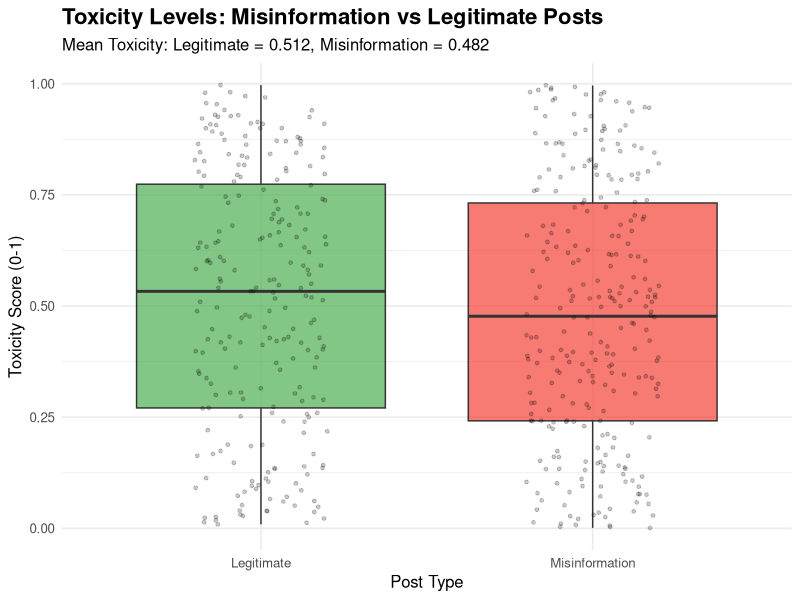
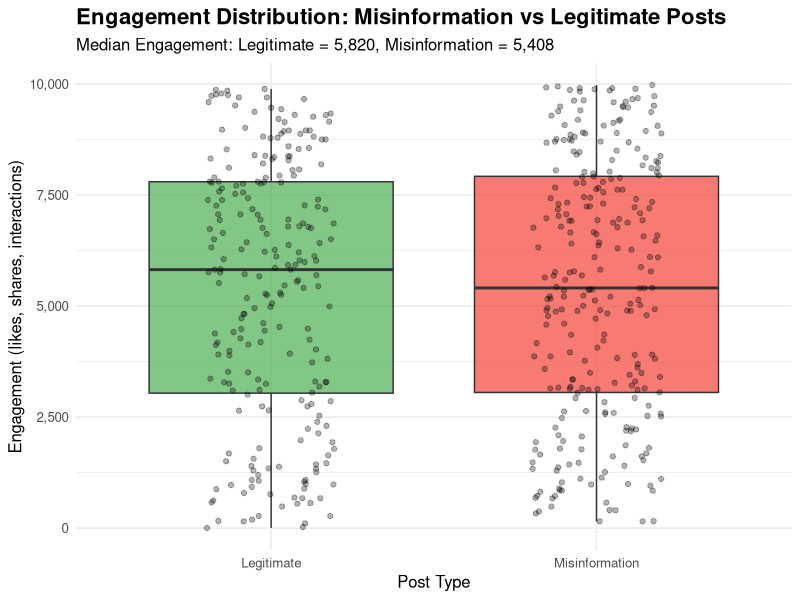
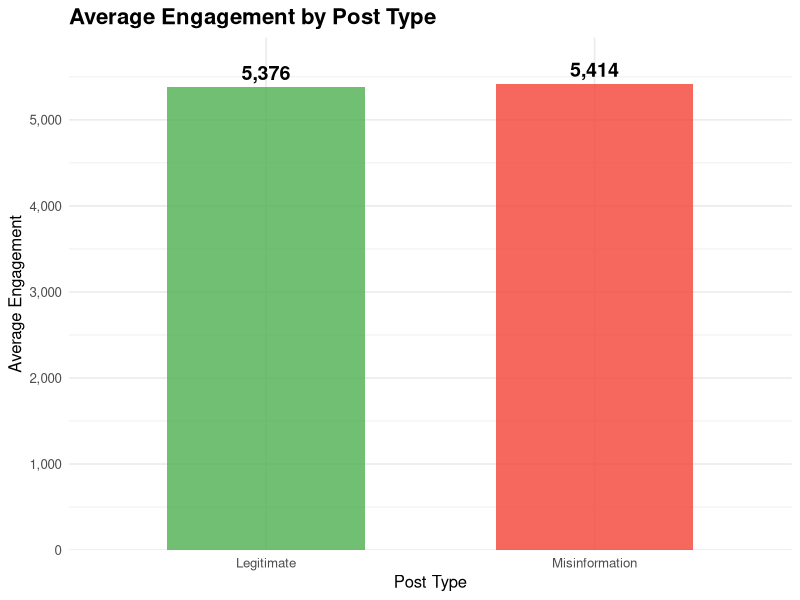
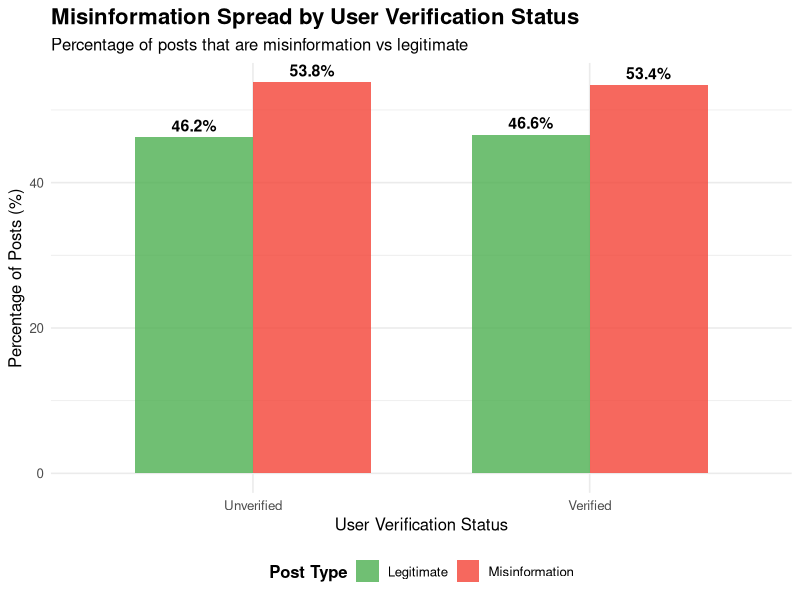
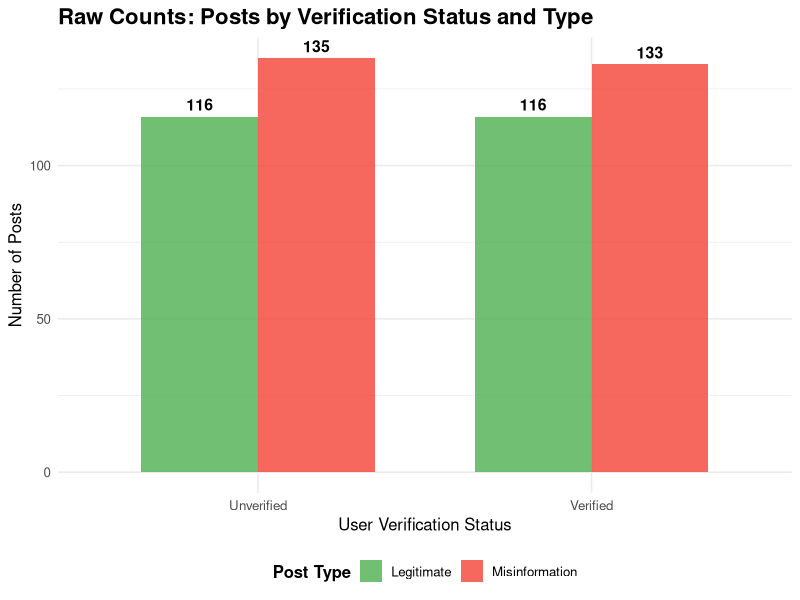
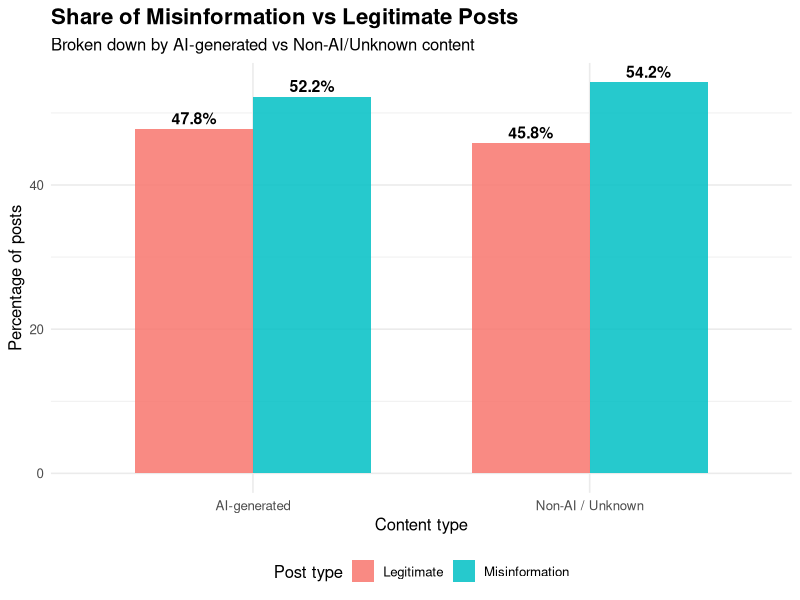
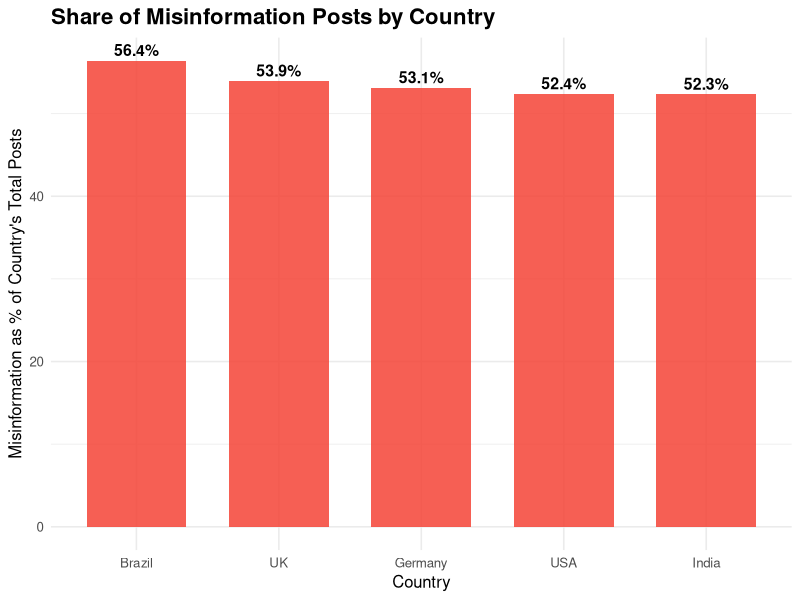
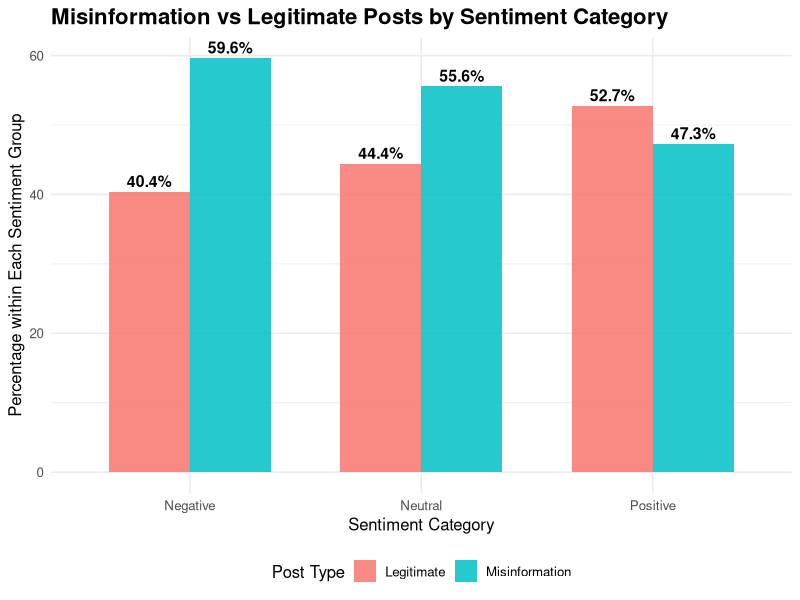

R code for these plots, in order:
## ---- chunk 1
knitr::opts_chunk$set(echo = TRUE, warning = FALSE, message = FALSE, fig.width = 10, fig.height = 6)
## ---- chunk 2
library(ggplot2)
library(dplyr)
library(knitr)

# Load the dataset
df <- read.csv('generative_ai_misinformation_dataset.csv')

# Convert is_misinformation to factor for better labeling
df$is_misinformation <- factor(df$is_misinformation, 
                                levels = c(0, 1), 
                                labels = c("Legitimate", "Misinformation"))

cat("Dataset loaded successfully!")
cat("\nTotal posts:", nrow(df))
cat("\nLegitimate:", sum(df$is_misinformation == "Legitimate"))
cat("\nMisinformation:", sum(df$is_misinformation == "Misinformation"))
## ---- chunk 3
# Calculate summary statistics for toxicity by type
toxicity_summary <- df %>%
  group_by(is_misinformation) %>%
  summarise(
    Mean = mean(toxicity_score),
    Median = median(toxicity_score),
    SD = sd(toxicity_score),
    Min = min(toxicity_score),
    Max = max(toxicity_score),
    Count = n()
  )

kable(toxicity_summary, digits = 3, caption = "Toxicity Score Statistics by Post Type")
## ---- chunk 4
# Perform t-test
t_test_toxicity <- t.test(toxicity_score ~ is_misinformation, data = df)

# Display results
cat("Independent Samples T-Test\n")
cat("==========================\n")
cat("T-statistic:", round(t_test_toxicity$statistic, 4), "\n")
cat("P-value:", format.pval(t_test_toxicity$p.value, digits = 4), "\n")
cat("95% Confidence Interval:", round(t_test_toxicity$conf.int[1], 4), 
    "to", round(t_test_toxicity$conf.int[2], 4), "\n")
cat("\nMean difference (Legitimate - Misinformation):", 
    round(diff(t_test_toxicity$estimate), 4), "\n")

if (t_test_toxicity$p.value < 0.05) {
  cat("\n✓ Result: There IS a statistically significant difference in toxicity (p < 0.05)\n")
} else {
  cat("\n✗ Result: There is NO statistically significant difference in toxicity (p >= 0.05)\n")
}
## ---- chunk 5
# Create boxplot
p1 <- ggplot(df, aes(x = is_misinformation, y = toxicity_score, 
                     fill = is_misinformation)) +
  geom_boxplot(alpha = 0.7, outlier.shape = 1) +
  geom_jitter(alpha = 0.2, width = 0.2, size = 1) +
  scale_fill_manual(values = c("Legitimate" = "#4CAF50", 
                                "Misinformation" = "#F44336")) +
  labs(title = "Toxicity Levels: Misinformation vs Legitimate Posts",
       subtitle = paste0("Mean Toxicity: Legitimate = ", 
                        round(toxicity_summary$Mean[1], 3),
                        ", Misinformation = ", 
                        round(toxicity_summary$Mean[2], 3)),
       x = "Post Type",
       y = "Toxicity Score (0-1)") +
  theme_minimal(base_size = 12) +
  theme(legend.position = "none",
        plot.title = element_text(face = "bold", size = 16),
        plot.subtitle = element_text(size = 12))

print(p1)
## ---- chunk 6
# Calculate engagement statistics
engagement_summary <- df %>%
  group_by(is_misinformation) %>%
  summarise(
    Mean = mean(engagement),
    Median = median(engagement),
    SD = sd(engagement),
    Min = min(engagement),
    Max = max(engagement),
    Q1 = quantile(engagement, 0.25),
    Q3 = quantile(engagement, 0.75),
    Count = n()
  )

kable(engagement_summary, digits = 1, caption = "Engagement Statistics by Post Type", 
      format.args = list(big.mark = ","))
## ---- chunk 7
# Perform Wilcoxon test (better for skewed distributions)
wilcox_test_engagement <- wilcox.test(engagement ~ is_misinformation, data = df)

# Also perform t-test for completeness
t_test_engagement <- t.test(engagement ~ is_misinformation, data = df)

cat("Wilcoxon Rank Sum Test (Non-parametric)\n")
cat("========================================\n")
cat("W-statistic:", wilcox_test_engagement$statistic, "\n")
cat("P-value:", format.pval(wilcox_test_engagement$p.value, digits = 4), "\n")

cat("\n\nIndependent Samples T-Test (Parametric)\n")
cat("========================================\n")
cat("T-statistic:", round(t_test_engagement$statistic, 4), "\n")
cat("P-value:", format.pval(t_test_engagement$p.value, digits = 4), "\n")

if (wilcox_test_engagement$p.value < 0.05) {
  cat("\n✓ Result: There IS a statistically significant difference in engagement (p < 0.05)\n")
} else {
  cat("\n✗ Result: There is NO statistically significant difference in engagement (p >= 0.05)\n")
}
## ---- chunk 8
# Boxplot with jittered points
p2 <- ggplot(df, aes(x = is_misinformation, y = engagement, 
                     fill = is_misinformation)) +
  geom_boxplot(alpha = 0.7, outlier.shape = NA) +
  geom_jitter(alpha = 0.3, width = 0.2, size = 1.5) +
  scale_fill_manual(values = c("Legitimate" = "#4CAF50", 
                                "Misinformation" = "#F44336")) +
  scale_y_continuous(labels = scales::comma) +
  labs(title = "Engagement Distribution: Misinformation vs Legitimate Posts",
       subtitle = paste0("Median Engagement: Legitimate = ", 
                        scales::comma(round(engagement_summary$Median[1], 0)),
                        ", Misinformation = ", 
                        scales::comma(round(engagement_summary$Median[2], 0))),
       x = "Post Type",
       y = "Engagement (likes, shares, interactions)") +
  theme_minimal(base_size = 12) +
  theme(legend.position = "none",
        plot.title = element_text(face = "bold", size = 16),
        plot.subtitle = element_text(size = 12))

print(p2)
## ---- chunk 9
# Bar chart comparing means
engagement_means <- df %>%
  group_by(is_misinformation) %>%
  summarise(Mean_Engagement = mean(engagement))

p2b <- ggplot(engagement_means, aes(x = is_misinformation, y = Mean_Engagement, 
                                    fill = is_misinformation)) +
  geom_bar(stat = "identity", alpha = 0.8, width = 0.6) +
  geom_text(aes(label = scales::comma(round(Mean_Engagement, 0))), 
            vjust = -0.5, fontface = "bold", size = 5) +
  scale_fill_manual(values = c("Legitimate" = "#4CAF50", 
                                "Misinformation" = "#F44336")) +
  scale_y_continuous(labels = scales::comma, expand = expansion(mult = c(0, 0.1))) +
  labs(title = "Average Engagement by Post Type",
       x = "Post Type",
       y = "Average Engagement") +
  theme_minimal(base_size = 12) +
  theme(legend.position = "none",
        plot.title = element_text(face = "bold", size = 16))

print(p2b)
## ---- chunk 10
# Create contingency table
verification_table <- table(df$author_verified, df$is_misinformation)
rownames(verification_table) <- c("Unverified (0)", "Verified (1)")

kable(verification_table, caption = "Posts by Verification Status and Type")
## ---- chunk 11
# Calculate proportions
verification_props <- df %>%
  group_by(author_verified, is_misinformation) %>%
  summarise(Count = n(), .groups = 'drop') %>%
  group_by(author_verified) %>%
  mutate(Total = sum(Count),
         Percentage = (Count / Total) * 100)

# Extract misinformation rates
misinfo_rates <- verification_props %>%
  filter(is_misinformation == "Misinformation") %>%
  mutate(Verified_Status = ifelse(author_verified == 1, "Verified", "Unverified")) %>%
  select(Verified_Status, Count, Total, Percentage)

kable(misinfo_rates, digits = 1, caption = "Misinformation Rate by Verification Status")
## ---- chunk 12
# Chi-square test
chi_test <- chisq.test(verification_table)

cat("Chi-Square Test of Independence\n")
cat("================================\n")
cat("Chi-square statistic:", round(chi_test$statistic, 4), "\n")
cat("Degrees of freedom:", chi_test$parameter, "\n")
cat("P-value:", format.pval(chi_test$p.value, digits = 4), "\n")

# Calculate effect size (Cramér's V)
cramers_v <- sqrt(chi_test$statistic / (nrow(df) * (min(dim(verification_table)) - 1)))
cat("Effect size (Cramér's V):", round(cramers_v, 4), "\n")

if (chi_test$p.value < 0.05) {
  cat("\n✓ Result: There IS a statistically significant association between\n")
  cat("  verification status and misinformation spread (p < 0.05)\n")
} else {
  cat("\n✗ Result: There is NO statistically significant association between\n")
  cat("  verification status and misinformation spread (p >= 0.05)\n")
}
## ---- chunk 13
# Prepare data for visualization
verification_viz <- df %>%
  mutate(Verified = factor(author_verified, 
                           levels = c(0, 1), 
                           labels = c("Unverified", "Verified"))) %>%
  group_by(Verified, is_misinformation) %>%
  summarise(Count = n(), .groups = 'drop') %>%
  group_by(Verified) %>%
  mutate(Percentage = (Count / sum(Count)) * 100)

# Percentage bar chart
p3 <- ggplot(verification_viz, aes(x = Verified, y = Percentage, 
                                   fill = is_misinformation)) +
  geom_bar(stat = "identity", position = "dodge", alpha = 0.8, width = 0.7) +
  geom_text(aes(label = paste0(round(Percentage, 1), "%")), 
            position = position_dodge(width = 0.7), 
            vjust = -0.5, fontface = "bold", size = 4) +
  scale_fill_manual(values = c("Legitimate" = "#4CAF50", 
                                "Misinformation" = "#F44336")) +
  labs(title = "Misinformation Spread by User Verification Status",
       subtitle = "Percentage of posts that are misinformation vs legitimate",
       x = "User Verification Status",
       y = "Percentage of Posts (%)",
       fill = "Post Type") +
  theme_minimal(base_size = 12) +
  theme(plot.title = element_text(face = "bold", size = 16),
        plot.subtitle = element_text(size = 12),
        legend.position = "bottom",
        legend.title = element_text(face = "bold"))

print(p3)
## ---- chunk 14
# Raw counts bar chart
p3b <- ggplot(verification_viz, aes(x = Verified, y = Count, 
                                    fill = is_misinformation)) +
  geom_bar(stat = "identity", position = "dodge", alpha = 0.8, width = 0.7) +
  geom_text(aes(label = Count), 
            position = position_dodge(width = 0.7), 
            vjust = -0.5, fontface = "bold", size = 4) +
  scale_fill_manual(values = c("Legitimate" = "#4CAF50", 
                                "Misinformation" = "#F44336")) +
  labs(title = "Raw Counts: Posts by Verification Status and Type",
       x = "User Verification Status",
       y = "Number of Posts",
       fill = "Post Type") +
  theme_minimal(base_size = 12) +
  theme(plot.title = element_text(face = "bold", size = 16),
        legend.position = "bottom",
        legend.title = element_text(face = "bold"))

print(p3b)
## ---- chunk 15
verified_misinfo_rate <- misinfo_rates$Percentage[misinfo_rates$Verified_Status == "Verified"]
unverified_misinfo_rate <- misinfo_rates$Percentage[misinfo_rates$Verified_Status == "Unverified"]
## ---- chunk 16
# Create summary table
summary_df <- data.frame(
  Question = c("Q5: Toxicity", "Q7: Engagement", "Q9: Verification"),
  Finding = c(
    paste0("Misinformation has ", 
           ifelse(toxicity_summary$Mean[2] > toxicity_summary$Mean[1], "higher", "lower"),
           " toxicity (", round(toxicity_summary$Mean[2], 3), " vs ", 
           round(toxicity_summary$Mean[1], 3), ")"),
    paste0("Misinformation has ", 
           ifelse(engagement_summary$Median[2] > engagement_summary$Median[1], "higher", "lower"),
           " engagement (median: ", scales::comma(round(engagement_summary$Median[2], 0)), 
           " vs ", scales::comma(round(engagement_summary$Median[1], 0)), ")"),
    paste0("Verified users: ", round(verified_misinfo_rate, 1), 
           "% misinfo, Unverified: ", round(unverified_misinfo_rate, 1), "% misinfo")
  ),
  Statistically_Significant = c(
    ifelse(t_test_toxicity$p.value < 0.05, "Yes", "No"),
    ifelse(wilcox_test_engagement$p.value < 0.05, "Yes", "No"),
    ifelse(chi_test$p.value < 0.05, "Yes", "No")
  ),
  P_Value = c(
    round(t_test_toxicity$p.value, 4),
    round(wilcox_test_engagement$p.value, 4),
    round(chi_test$p.value, 4)
  )
)

kable(summary_df, caption = "Summary of Research Questions 5, 7, and 9")
## ---- chunk 17
# Create a simpler AI vs non-AI flag

df <- df %>%
mutate(ai_generated = ifelse(model_signature == "GPT-like",
"AI-generated",
"Non-AI / Unknown"))

df$ai_generated <- factor(df$ai_generated,
levels = c("AI-generated", "Non-AI / Unknown"))
## ---- chunk 18

# Contingency table of AI status by misinformation

ai_table <- table(df$ai_generated, df$is_misinformation)

kable(ai_table,
caption = "Posts by AI-generation status and misinformation label")

## ---- chunk 19
# Misinformation vs legitimate percentages within each AI group

ai_props <- df %>%
group_by(ai_generated, is_misinformation) %>%
summarise(Count = n(), .groups = "drop") %>%
group_by(ai_generated) %>%
mutate(Total = sum(Count),
Percentage = 100 * Count / Total)

kable(ai_props,
digits = 1,
caption = "Percentage of misinformation vs legitimate posts by AI status")

## ---- chunk 20
# Chi-square test of independence

chi_ai <- chisq.test(ai_table)

cat("Chi-Square Test of Independence (AI-generated x Misinformation)\n")
cat("================================================================\n")
cat("Chi-square statistic:", round(chi_ai$statistic, 4), "\n")
cat("Degrees of freedom:", chi_ai$parameter, "\n")
cat("P-value:", format.pval(chi_ai$p.value, digits = 4), "\n")
## ---- chunk 21
# Bar chart of percentages

ai_viz <- ai_props

ggplot(ai_viz,
aes(x = ai_generated,
y = Percentage,
fill = is_misinformation)) +
geom_col(position = "dodge", alpha = 0.85, width = 0.7) +
geom_text(aes(label = paste0(round(Percentage, 1), "%")),
position = position_dodge(width = 0.7),
vjust = -0.4,
size = 4,
fontface = "bold") +
labs(title = "Share of Misinformation vs Legitimate Posts",
subtitle = "Broken down by AI-generated vs Non-AI/Unknown content",
x = "Content type",
y = "Percentage of posts",
fill = "Post type") +
theme_minimal(base_size = 12) +
theme(plot.title = element_text(face = "bold", size = 16),
legend.position = "bottom")
## ---- chunk 22
# Pull out just the misinformation rates

ai_misinfo <- ai_props %>%
filter(is_misinformation == "Misinformation")

ai_rate_ai  <- ai_misinfo$Percentage[ai_misinfo$ai_generated == "AI-generated"]
ai_rate_non <- ai_misinfo$Percentage[ai_misinfo$ai_generated == "Non-AI / Unknown"]


## ---- chunk 23
country_summary <- df %>%
group_by(country, is_misinformation) %>%
summarise(Count = n(), .groups = "drop") %>%
group_by(country) %>%
mutate(Total = sum(Count),
Percentage = 100 * Count / Total)

kable(country_summary,
digits = 1,
caption = "Misinformation vs Legitimate Posts by Country")
## ---- chunk 24
country_misinfo <- country_summary %>%
filter(is_misinformation == "Misinformation") %>%
arrange(desc(Count))

kable(country_misinfo,
digits = 1,
caption = "Countries Ranked by Misinformation Post Count")
## ---- chunk 25
country_table <- table(df$country, df$is_misinformation)

chi_country <- chisq.test(country_table)

cat("Chi-Square Test of Independence (Country x Misinformation)\n")
cat("=========================================================\n")
cat("Chi-square statistic:", round(chi_country$statistic, 4), "\n")
cat("Degrees of freedom:", chi_country$parameter, "\n")
cat("P-value:", format.pval(chi_country$p.value, digits = 4), "\n")
## ---- chunk 26
misinfo_share_country <- country_summary %>%
filter(is_misinformation == "Misinformation")

ggplot(misinfo_share_country,
aes(x = reorder(country, -Percentage),
y = Percentage)) +
geom_col(alpha = 0.85, width = 0.7, fill = "#F44336") +
geom_text(aes(label = paste0(round(Percentage, 1), "%")),
vjust = -0.4,
size = 4,
fontface = "bold") +
labs(title = "Share of Misinformation Posts by Country",
x = "Country",
y = "Misinformation as % of Country's Total Posts") +
theme_minimal(base_size = 12) +
theme(plot.title = element_text(face = "bold", size = 16))
## ---- chunk 27
top_country <- misinfo_share_country$country[which.max(misinfo_share_country$Count)]
top_country_pct <- misinfo_share_country$Percentage[which.max(misinfo_share_country$Count)]
## ---- chunk 28
library(dplyr)

df <- df %>%
mutate(sentiment_category = case_when(
sentiment_score <= -0.2 ~ "Negative",
sentiment_score >=  0.2 ~ "Positive",
TRUE                    ~ "Neutral"
))

df$sentiment_category <- factor(df$sentiment_category,
levels = c("Negative", "Neutral", "Positive"))
## ---- chunk 29
library(knitr)

sentiment_summary <- df %>%
group_by(sentiment_category, is_misinformation) %>%
summarise(Count = n(), .groups = "drop") %>%
group_by(sentiment_category) %>%
mutate(Total = sum(Count),
Percentage = 100 * Count / Total)

kable(sentiment_summary,
digits = 1,
caption = "Misinformation vs Legitimate Posts by Sentiment Category")
## ---- chunk 30
sentiment_table <- table(df$sentiment_category, df$is_misinformation)

chi_sentiment <- chisq.test(sentiment_table)

cat("Chi-Square Test of Independence (Sentiment x Misinformation)\n")
cat("===========================================================\n")
cat("Chi-square statistic:", round(chi_sentiment$statistic, 4), "\n")
cat("Degrees of freedom:", chi_sentiment$parameter, "\n")
cat("P-value:", format.pval(chi_sentiment$p.value, digits = 4), "\n")
## ---- chunk 31
library(ggplot2)

ggplot(sentiment_summary,
aes(x = sentiment_category,
y = Percentage,
fill = is_misinformation)) +
geom_col(position = "dodge", alpha = 0.85, width = 0.7) +
geom_text(aes(label = paste0(round(Percentage, 1), "%")),
position = position_dodge(width = 0.7),
vjust = -0.4,
size = 4,
fontface = "bold") +
labs(title = "Misinformation vs Legitimate Posts by Sentiment Category",
x = "Sentiment Category",
y = "Percentage within Each Sentiment Group",
fill = "Post Type") +
theme_minimal(base_size = 12) +
theme(plot.title = element_text(face = "bold", size = 16),
legend.position = "bottom")
## ---- chunk 32
sent_misinfo <- sentiment_summary %>%
filter(is_misinformation == "Misinformation") %>%
arrange(desc(Percentage))

top_sent <- sent_misinfo$sentiment_category[1]
top_sent_pct <- sent_misinfo$Percentage[1]
